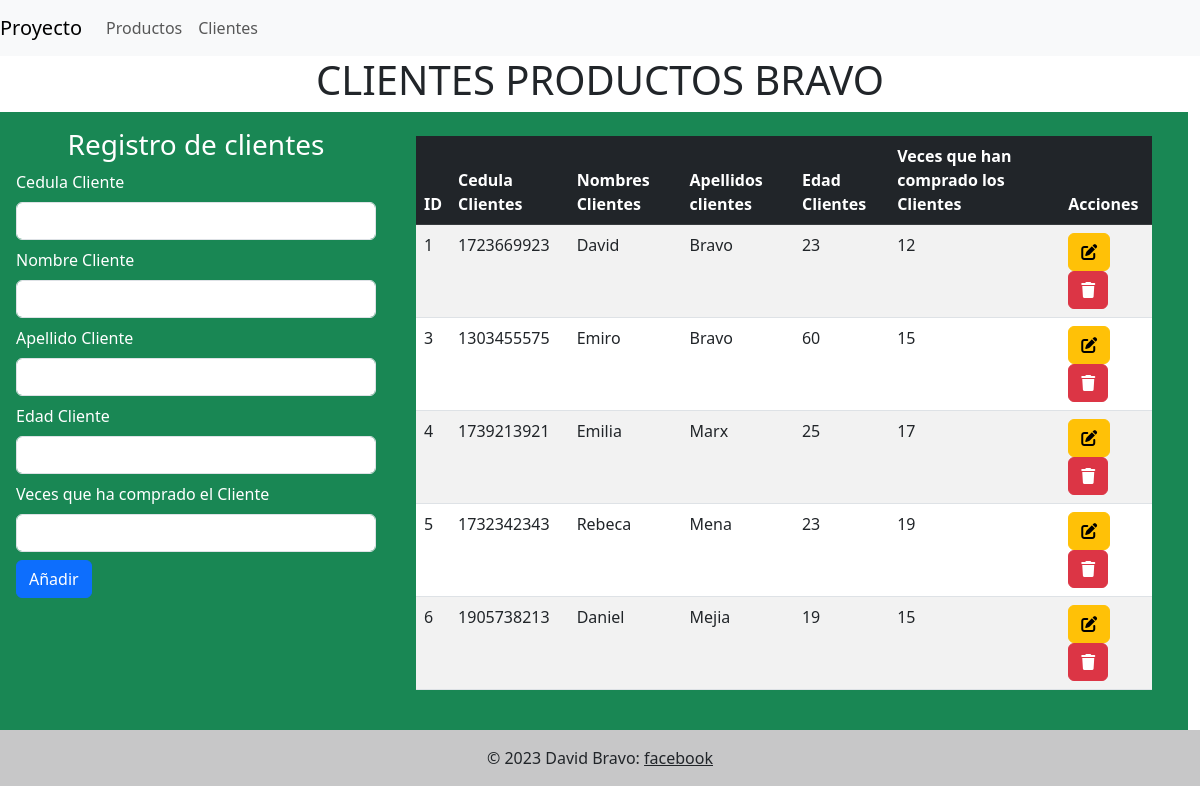
The app's page /indexclientes.php with its own data.
### tables this page shows
CREATE TABLE `clientes` (
  `idClientes` int(11) NOT NULL,
  `cedula_clientes` varchar(11) NOT NULL,
  `nombres_clientes` varchar(45) NOT NULL,
  `apellidos_clientes` varchar(45) NOT NULL,
  `edad_clientes` int(11) NOT NULL,
  `veces_compra_clientes` int(11) NOT NULL
);

### indexclientes.php (the view, shortened to what this page needs)
<!DOCTYPE html>
<html lang="en">
<head>
    <link href="https://cdn.jsdelivr.net/npm/bootstrap@5.3.0/dist/css/bootstrap.min.css" rel="stylesheet">
</head>
</head>
<nav class="navbar navbar-expand-lg navbar-light bg-light">
    <a class="navbar-brand" href="#">Proyecto</a>
    <div class="collapse navbar-collapse" id="navbarNav">
        <ul class="navbar-nav">
            <li class="nav-item">
                <a class="nav-link" href="index.php">Productos</a>
            </li>
            <li class="nav-item">
                <a class="nav-link" href="indexclientes.php">Clientes</a>
            </li>
        </ul>
    </div>
</nav>
<body>
    <h1 class="text-center">CLIENTES PRODUCTOS BRAVO</h1>
    <div class="container-fluid bg-success text-white row">
        <form class="col-4 p-3" method="POST">
            <h3 class="text-center">Registro de clientes</h3>
            <div class="mb-2">
                <label for="exampleInputEmail1" class="form-label">Cedula Cliente</label>
                <input type="text" class="form-control" name="cedula">
            </div>
            <div class="mb-2">
                <label for="exampleInputEmail1" class="form-label">Nombre Cliente</label>
                <input type="text" class="form-control" name="nombre">
            </div>
            <div class="mb-2">
                <label for="exampleInputEmail1" class="form-label">Apellido Cliente</label>
                <input type="text" class="form-control" name="apellido">
            </div>
            <div class="mb-2">
                <label for="exampleInputEmail1" class="form-label">Edad Cliente</label>
                <input type="text" class="form-control" name="edad">
            </div>
            <div class="mb-2">
                <label for="exampleInputEmail1" class="form-label">Veces que ha comprado el Cliente</label>
                <input type="text" class="form-control" name="veces">
            </div>
            <button type="submit" class="btn btn-primary" name="btnAñadir" value="ok">Añadir</button>
        </form>
        <div class="col-8 p-4">
            <table class="table table-striped">
                <thead class="table-dark">
                    <tr>
                        <th>ID</th>
                        <th>Cedula Clientes</th>
                        <th>Nombres Clientes</th>
                        <th>Apellidos clientes</th>
                        <th>Edad Clientes</th>
                        <th>Veces que han comprado los Clientes</th>
                        <th>Acciones</th>
                    </tr>
                </thead>
                <tbody>
                    <?php
                    include "modelo/conexion.php";
                    $sql = $conexion->query("select *from clientes");
                    while ($datos = $sql->fetch_object()) { ?>
                        <tr>
                            <td><?= $datos->idClientes ?></td>
                            <td><?= $datos->cedula_clientes ?></td>
                            <td><?= $datos->nombres_clientes ?></td>
                            <td><?= $datos->apellidos_clientes ?></td>
                            <td><?= $datos->edad_clientes ?></td>
                            <td><?= $datos->veces_compra_clientes ?></td>
                            <td>
                                <a href="modificar_cliente.php?id=<?= $datos->idClientes ?> " class="btn btn-warning"><i class="fa-solid fa-pen-to-square"></i></a>
                                <a onclick="return eliminar()" href="indexclientes.php?id=<?= $datos->idClientes ?> " class="btn btn-danger"><i class="fa-solid fa-trash"></i></a>
                            </td>
                        </tr>
                    <?php }
                    ?>
                </tbody>
            </table>
        </div>
    </div>
</body>
<footer class="bg-light text-center text-lg-start">
  <div class="text-center p-3" style="background-color: rgba(0, 0, 0, 0.2);">
    © 2023 David Bravo:
    <a class="text-dark" href="https://www.facebook.com/profile.php?id=100012387318939">facebook</a>
  </div>
</footer>
</html>

### records on screen
clientes: idClientes "1", cedula_clientes "1723669923", nombres_clientes "David", apellidos_clientes "Bravo", edad_clientes "23", veces_compra_clientes "12"
clientes: idClientes "3", cedula_clientes "1303455575", nombres_clientes "Emiro", apellidos_clientes "Bravo", edad_clientes "60", veces_compra_clientes "15"
clientes: idClientes "4", cedula_clientes "1739213921", nombres_clientes "Emilia", apellidos_clientes "Marx", edad_clientes "25", veces_compra_clientes "17"
clientes: idClientes "5", cedula_clientes "1732342343", nombres_clientes "Rebeca", apellidos_clientes "Mena", edad_clientes "23", veces_compra_clientes "19"
clientes: idClientes "6", cedula_clientes "1905738213", nombres_clientes "Daniel", apellidos_clientes "Mejia", edad_clientes "19", veces_compra_clientes "15"
